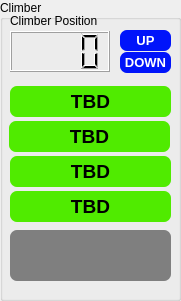
     <widget class="QGroupBox" name="groupBox_4">
      <property name="geometry">
       <rect>
        <x>360</x>
        <y>6</y>
        <width>181</width>
        <height>301</height>
       </rect>
      </property>
      <property name="title">
       <string>Climber</string>
      </property>
      <widget class="ClickableQLabel" name="qlabel_go_to_l1_indicator">
       <property name="enabled">
        <bool>true</bool>
       </property>
       <property name="geometry">
        <rect>
         <x>10</x>
         <y>86</y>
         <width>161</width>
         <height>31</height>
        </rect>
       </property>
       <property name="font">
        <font>
         <family>MS Shell Dlg 2</family>
         <pointsize>14</pointsize>
         <bold>true</bold>
        </font>
       </property>
       <property name="styleSheet">
        <string notr="true">border: 7px;
border-radius: 7px;
background-color:rgb(80, 235, 0);</string>
       </property>
       <property name="text">
        <string>TBD</string>
       </property>
       <property name="textFormat">
        <enum>Qt::AutoText</enum>
       </property>
       <property name="alignment">
        <set>Qt::AlignCenter</set>
       </property>
      </widget>
      <widget class="ClickableQLabel" name="qlabel_go_to_l3_indicator">
       <property name="enabled">
        <bool>true</bool>
       </property>
       <property name="geometry">
        <rect>
         <x>10</x>
         <y>156</y>
         <width>161</width>
         <height>31</height>
        </rect>
       </property>
       <property name="font">
        <font>
         <family>MS Shell Dlg 2</family>
         <pointsize>14</pointsize>
         <bold>true</bold>
        </font>
       </property>
       <property name="styleSheet">
        <string notr="true">border: 7px;
border-radius: 7px;
background-color:rgb(80, 235, 0);</string>
       </property>
       <property name="text">
        <string>TBD</string>
       </property>
       <property name="textFormat">
        <enum>Qt::AutoText</enum>
       </property>
       <property name="alignment">
        <set>Qt::AlignCenter</set>
       </property>
      </widget>
      <widget class="ClickableQLabel" name="qlabel_move_climber_up_indicator">
       <property name="enabled">
        <bool>true</bool>
       </property>
       <property name="geometry">
        <rect>
         <x>120</x>
         <y>30</y>
         <width>51</width>
         <height>21</height>
        </rect>
       </property>
       <property name="font">
        <font>
         <family>MS Shell Dlg 2</family>
         <pointsize>10</pointsize>
         <bold>true</bold>
        </font>
       </property>
       <property name="styleSheet">
        <string notr="true">border: 7px;
border-radius: 7px;
color:rgb(255, 255, 255);
background-color:rgb(0, 20, 250);</string>
       </property>
       <property name="text">
        <string>UP</string>
       </property>
       <property name="textFormat">
        <enum>Qt::AutoText</enum>
       </property>
       <property name="alignment">
        <set>Qt::AlignCenter</set>
       </property>
      </widget>
      <widget class="QLCDNumber" name="qlcd_climber_position">
       <property name="enabled">
        <bool>true</bool>
       </property>
       <property name="geometry">
        <rect>
         <x>10</x>
         <y>31</y>
         <width>100</width>
         <height>41</height>
        </rect>
       </property>
       <property name="digitCount">
        <number>4</number>
       </property>
      </widget>
      <widget class="QLabel" name="label_12">
       <property name="geometry">
        <rect>
         <x>10</x>
         <y>13</y>
         <width>131</width>
         <height>16</height>
        </rect>
       </property>
       <property name="text">
        <string>Climber Position</string>
       </property>
      </widget>
      <widget class="ClickableQLabel" name="qlabel_move_climber_down_indicator">
       <property name="enabled">
        <bool>true</bool>
       </property>
       <property name="geometry">
        <rect>
         <x>120</x>
         <y>52</y>
         <width>51</width>
         <height>21</height>
        </rect>
       </property>
       <property name="font">
        <font>
         <family>MS Shell Dlg 2</family>
         <pointsize>10</pointsize>
         <bold>true</bold>
        </font>
       </property>
       <property name="styleSheet">
        <string notr="true">border: 7px;
border-radius: 7px;
color:rgb(255, 255, 255);
background-color:rgb(0, 20, 250);</string>
       </property>
       <property name="text">
        <string>DOWN</string>
       </property>
       <property name="textFormat">
        <enum>Qt::AutoText</enum>
       </property>
       <property name="alignment">
        <set>Qt::AlignCenter</set>
       </property>
      </widget>
      <widget class="ClickableQLabel" name="qlabel_go_to_l4_indicator">
       <property name="enabled">
        <bool>true</bool>
       </property>
       <property name="geometry">
        <rect>
         <x>10</x>
         <y>191</y>
         <width>161</width>
         <height>31</height>
        </rect>
       </property>
       <property name="font">
        <font>
         <family>MS Shell Dlg 2</family>
         <pointsize>14</pointsize>
         <bold>true</bold>
        </font>
       </property>
       <property name="styleSheet">
        <string notr="true">border: 7px;
border-radius: 7px;
background-color:rgb(80, 235, 0);</string>
       </property>
       <property name="text">
        <string>TBD</string>
       </property>
       <property name="textFormat">
        <enum>Qt::AutoText</enum>
       </property>
       <property name="alignment">
        <set>Qt::AlignCenter</set>
       </property>
      </widget>
      <widget class="ClickableQLabel" name="qlabel_game_piece_indicator">
       <property name="enabled">
        <bool>true</bool>
       </property>
       <property name="geometry">
        <rect>
         <x>10</x>
         <y>230</y>
         <width>161</width>
         <height>51</height>
        </rect>
       </property>
       <property name="font">
        <font>
         <pointsize>14</pointsize>
         <bold>true</bold>
        </font>
       </property>
       <property name="styleSheet">
        <string notr="true">border: 7px;
border-radius: 7px;
background-color:rgb(127, 127, 127);</string>
       </property>
       <property name="text">
        <string>&lt;GAMEPIECE&gt;</string>
       </property>
       <property name="textFormat">
        <enum>Qt::AutoText</enum>
       </property>
       <property name="alignment">
        <set>Qt::AlignCenter</set>
       </property>
      </widget>
      <widget class="ClickableQLabel" name="qlabel_go_to_l2_indicator">
       <property name="enabled">
        <bool>true</bool>
       </property>
       <property name="geometry">
        <rect>
         <x>9</x>
         <y>121</y>
         <width>161</width>
         <height>31</height>
        </rect>
       </property>
       <property name="font">
        <font>
         <family>MS Shell Dlg 2</family>
         <pointsize>14</pointsize>
         <bold>true</bold>
        </font>
       </property>
       <property name="styleSheet">
        <string notr="true">border: 7px;
border-radius: 7px;
background-color:rgb(80, 235, 0);</string>
       </property>
       <property name="text">
        <string>TBD</string>
       </property>
       <property name="textFormat">
        <enum>Qt::AutoText</enum>
       </property>
       <property name="alignment">
        <set>Qt::AlignCenter</set>
       </property>
      </widget>
     </widget>
